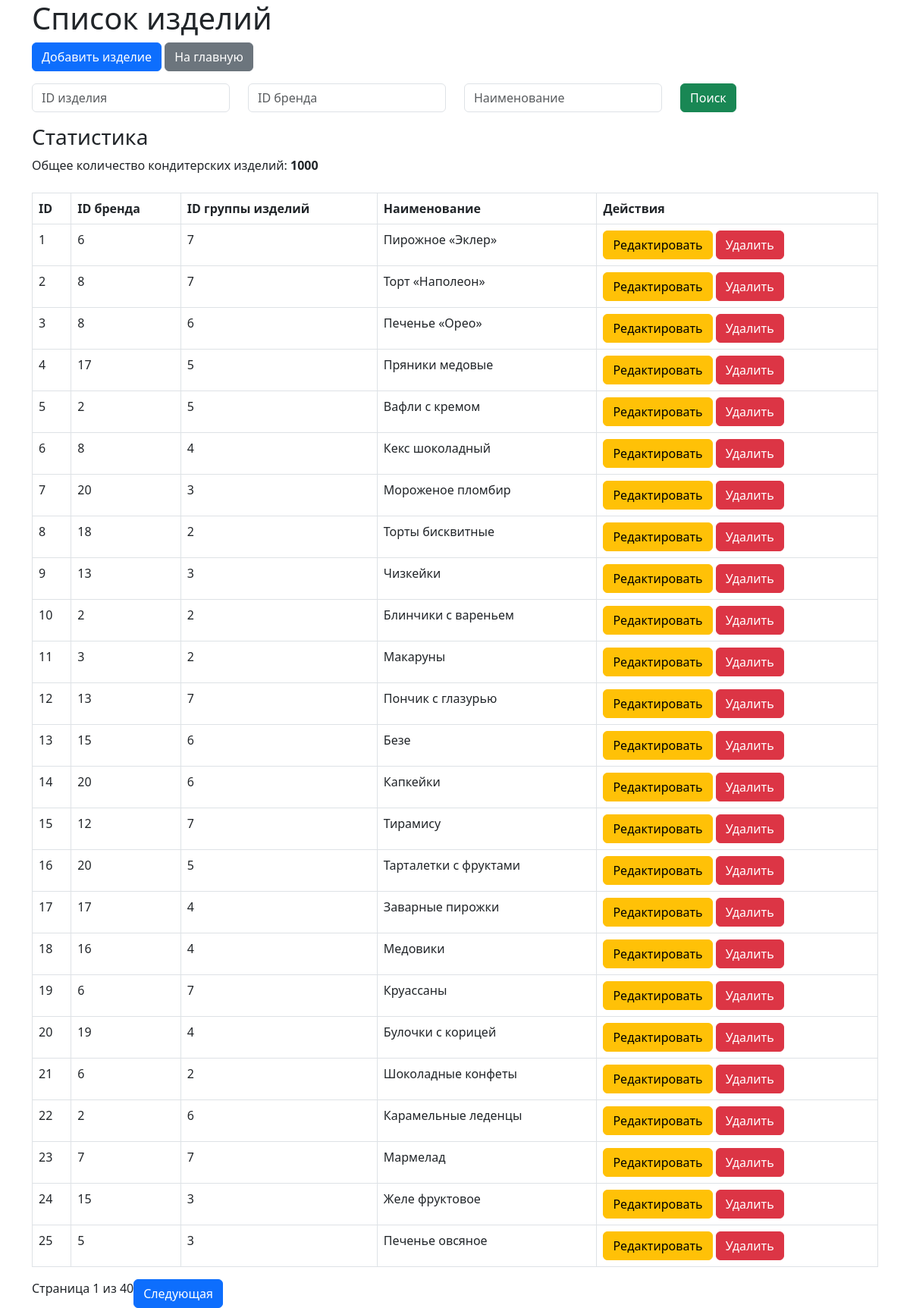
Page /products on the committed database.
### models.py (models this page shows)
class Product(db.Model):
    __tablename__  = 'product'
    product_id = db.Column(db.Integer, primary_key=True, autoincrement = True)
    brand_id= db.Column(db.Integer, db.ForeignKey('brand.brand_id'),nullable=False)
    group_id = db.Column(db.Integer, db.ForeignKey('group.group_id'),nullable=False)
    name = db.Column(db.String(255), nullable=False)

### app.py (the view)
@app.route('/products', methods=['GET', 'POST'])
def view_products():
    product_id = request.args.get('product_id', '')
    brand_id = request.args.get('brand_id', '')
    name = request.args.get('name', '')
    page = request.args.get('page', 1, type=int)
    query = Product.query
    if name:
        query = query.filter(Product.name.ilike(f'%{name}%'))
    if product_id:
        query = query.filter(Product.product_id == product_id)
    if brand_id:
        query = query.filter(Product.brand_id == brand_id)
    products = query.paginate(page=page, per_page=25)
    total_products = query.count()
    return render_template('products.html', products=products, name=name, product_id=product_id, brand_id=brand_id,
                           total_products=total_products)

### templates/products.html (shortened to what this page needs)
<!DOCTYPE html>
<html lang="en">
<head>
    <link href="https://cdn.jsdelivr.net/npm/bootstrap@5.3.0/dist/css/bootstrap.min.css" rel="stylesheet">
</head>
<body>
    <div class="container">
        <h1>Список изделий</h1>
        <a href="/products/add" class="btn btn-primary">Добавить изделие</a>
        <a href="/" class="btn btn-secondary">На главную</a>
        <form method="GET" action="{{ url_for('view_products') }}" class="mt-3 mb-3">
            <div class="row">
                <div class="col">
                    <input type="number" name="product_id" class="form-control" placeholder="ID изделия" value="{{ product_id }}">
                </div>
                <div class="col">
                    <input type="number" name="brand_id" class="form-control" placeholder="ID бренда" value="{{ brand_id }}">
                </div>
                <div class="col">
                    <input type="text" name="name" class="form-control" placeholder="Наименование" value="{{ name }}">
                </div>
                <div class="col">
                    <button type="submit" class="btn btn-success">Поиск</button>
                </div>
            </div>
        </form>
        <div class="mb-4">
            <h3>Статистика</h3>
            <p>Общее количество кондитерских изделий: <strong>{{ total_products }}</strong></p>
        </div>
        <table class="table table-bordered">
            <thead>
                <tr>
                    <th>ID</th>
                    <th>ID бренда</th>
                    <th>ID группы изделий</th>
                    <th>Наименование</th>
                    <th>Действия</th>
                </tr>
            </thead>
            <tbody>
                {% for product in products.items %}
                <tr>
                    <td>{{ product.product_id }}</td>
                    <td>{{ product.brand_id }}</td>
                    <td>{{ product.group_id }}</td>
                    <td>{{ product.name }}</td>
                    <td>
                        <a href="{{ url_for('edit_product', product_id=product.product_id) }}" class="btn btn-warning">Редактировать</a>
                        <form method="POST" action="{{ url_for('delete_product', product_id=product.product_id) }}" style="display:inline;">
                            <input type="submit" class="btn btn-danger" value="Удалить" onclick="return confirm('Вы уверены, что хотите удалить это изделие?');">
                        </form>
                    </td>
                </tr>
                {% endfor %}
            </tbody>
        </table>
        <div class="pagination">
            <span>Страница {{ products.page }} из {{ products.pages }}</span>
            {% if products.has_next %}
                <a href="{{ url_for('view_products', page=products.next_num, product_id=product_id, brand_id=brand_id, name=name) }}" class="btn btn-primary">Следующая</a>
            {% endif %}
        </div>
    </div>
</body>
</html>

### rows in the picture
Product: product_id "1", brand_id "6", group_id "7", name "Пирожное «Эклер»"
Product: product_id "2", brand_id "8", group_id "7", name "Торт «Наполеон»"
Product: product_id "3", brand_id "8", group_id "6", name "Печенье «Орео»"
Product: product_id "4", brand_id "17", group_id "5", name "Пряники медовые"
Product: product_id "5", brand_id "2", group_id "5", name "Вафли с кремом"
Product: product_id "6", brand_id "8", group_id "4", name "Кекс шоколадный"
Product: product_id "7", brand_id "20", group_id "3", name "Мороженое пломбир"
Product: product_id "8", brand_id "18", group_id "2", name "Торты бисквитные"
Product: product_id "9", brand_id "13", group_id "3", name "Чизкейки"
Product: product_id "10", brand_id "2", group_id "2", name "Блинчики с вареньем"
Product: product_id "11", brand_id "3", group_id "2", name "Макаруны"
Product: product_id "12", brand_id "13", group_id "7", name "Пончик с глазурью"
Product: product_id "13", brand_id "15", group_id "6", name "Безе"
Product: product_id "14", brand_id "20", group_id "6", name "Капкейки"
Product: product_id "15", brand_id "12", group_id "7", name "Тирамису"
Product: product_id "16", brand_id "20", group_id "5", name "Тарталетки с фруктами"
Product: product_id "17", brand_id "17", group_id "4", name "Заварные пирожки"
Product: product_id "18", brand_id "16", group_id "4", name "Медовики"
Product: product_id "19", brand_id "6", group_id "7", name "Круассаны"
Product: product_id "20", brand_id "19", group_id "4", name "Булочки с корицей"
Product: product_id "21", brand_id "6", group_id "2", name "Шоколадные конфеты"
Product: product_id "22", brand_id "2", group_id "6", name "Карамельные леденцы"
Product: product_id "23", brand_id "7", group_id "7", name "Мармелад"
Product: product_id "24", brand_id "15", group_id "3", name "Желе фруктовое"
Product: product_id "25", brand_id "5", group_id "3", name "Печенье овсяное"

### other values in the picture
{{ total_products }} "1000"
{{ products.page }} "1"
{{ products.pages }} "40"
